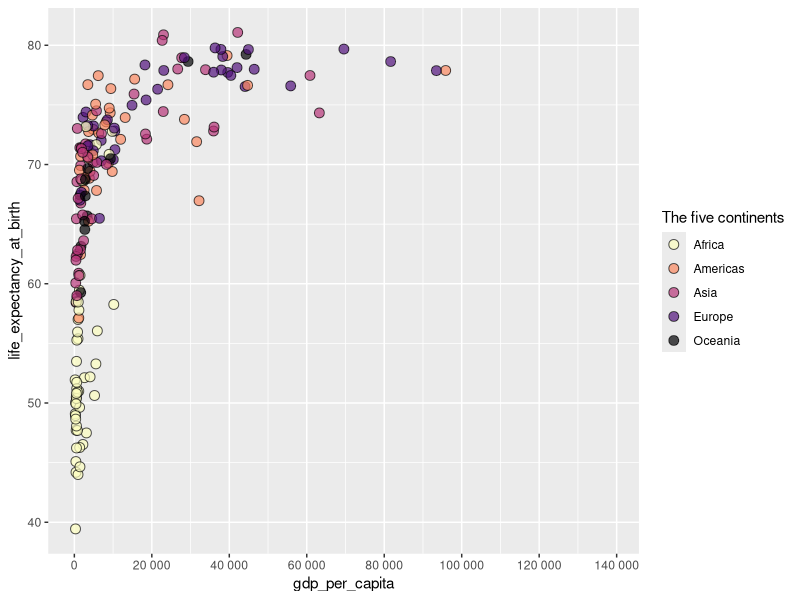

Generate this figure with R:
library(tidyverse)
library(scales)

world_bank_countries <- read_csv("data/world_bank_countries.csv")

world_bank_countries %>% 
  filter(year == 2000) %>%
  ggplot(aes(x = gdp_per_capita, 
             y = life_expectancy_at_birth,
             fill = continent)) +
  geom_point(color = "black", shape = 21,
             size = 3, alpha = .7) +
  scale_fill_viridis_d(option = "magma",
                       direction = -1,
                       name = "The five continents") +
  scale_x_continuous(labels = label_number(),
                     breaks = seq(0, 140000, 20000))
